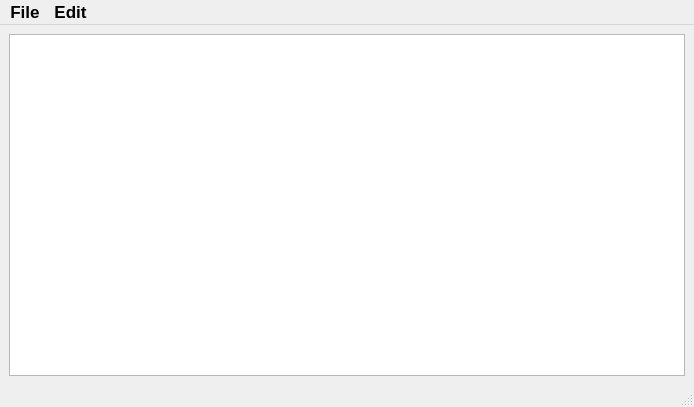
<?xml version="1.0" encoding="UTF-8"?>
<ui version="4.0">
 <class>MainWindow</class>
 <widget class="QMainWindow" name="MainWindow">
  <property name="geometry">
   <rect>
    <x>0</x>
    <y>0</y>
    <width>694</width>
    <height>407</height>
   </rect>
  </property>
  <property name="windowTitle">
   <string>Python Editor</string>
  </property>
  <property name="styleSheet">
   <string notr="true">QToolTip
{
    border: 1px solid #76797C;
    background-color: rgb(90, 102, 117);;
    color: white;
    padding: 5px;
    opacity: 200;
}

QWidget
{
    color: #eff0f1;
    background-color: #31363b;
    selection-background-color:#3daee9;
    selection-color: #eff0f1;
    background-clip: border;
    border-image: none;
    border: 0px transparent black;
    outline: 0;
}

QWidget:item:hover
{
    background-color: #18465d;
    color: #eff0f1;
}

QWidget:item:selected
{
    background-color: #18465d;
}

QCheckBox
{
    spacing: 5px;
    outline: none;
    color: #eff0f1;
    margin-bottom: 2px;
}

QCheckBox:disabled
{
    color: #76797C;
}

QCheckBox::indicator,
QGroupBox::indicator
{
    width: 18px;
    height: 18px;
}
QGroupBox::indicator
{
    margin-left: 2px;
}

QCheckBox::indicator:unchecked
{
    image: url(:/qss_icons/rc/checkbox_unchecked.png);
}

QCheckBox::indicator:unchecked:hover,
QCheckBox::indicator:unchecked:focus,
QCheckBox::indicator:unchecked:pressed,
QGroupBox::indicator:unchecked:hover,
QGroupBox::indicator:unchecked:focus,
QGroupBox::indicator:unchecked:pressed
{
  border: none;
    image: url(:/qss_icons/rc/checkbox_unchecked_focus.png);
}

QCheckBox::indicator:checked
{
    image: url(:/qss_icons/rc/checkbox_checked.png);
}

QCheckBox::indicator:checked:hover,
QCheckBox::indicator:checked:focus,
QCheckBox::indicator:checked:pressed,
QGroupBox::indicator:checked:hover,
QGroupBox::indicator:checked:focus,
QGroupBox::indicator:checked:pressed
{
  border: none;
    image: url(:/qss_icons/rc/checkbox_checked_focus.png);
}


QCheckBox::indicator:indeterminate
{
    image: url(:/qss_icons/rc/checkbox_indeterminate.png);
}

QCheckBox::indicator:indeterminate:focus,
QCheckBox::indicator:indeterminate:hover,
QCheckBox::indicator:indeterminate:pressed
{
    image: url(:/qss_icons/rc/checkbox_indeterminate_focus.png);
}

QCheckBox::indicator:checked:disabled,
QGroupBox::indicator:checked:disabled
{
    image: url(:/qss_icons/rc/checkbox_checked_disabled.png);
}

QCheckBox::indicator:unchecked:disabled,
QGroupBox::indicator:unchecked:disabled
{
    image: url(:/qss_icons/rc/checkbox_unchecked_disabled.png);
}

QRadioButton
{
    spacing: 5px;
    outline: none;
    color: #eff0f1;
    margin-bottom: 2px;
}

QRadioButton:disabled
{
    color: #76797C;
}
QRadioButton::indicator
{
    width: 21px;
    height: 21px;
}

QRadioButton::indicator:unchecked
{
    image: url(:/qss_icons/rc/radio_unchecked.png);
}


QRadioButton::indicator:unchecked:hover,
QRadioButton::indicator:unchecked:focus,
QRadioButton::indicator:unchecked:pressed
{
    border: none;
    outline: none;
    image: url(:/qss_icons/rc/radio_unchecked_focus.png);
}

QRadioButton::indicator:checked
{
    border: none;
    outline: none;
    image: url(:/qss_icons/rc/radio_checked.png);
}

QRadioButton::indicator:checked:hover,
QRadioButton::indicator:checked:focus,
QRadioButton::indicator:checked:pressed
{
    border: none;
    outline: none;
    image: url(:/qss_icons/rc/radio_checked_focus.png);
}

QRadioButton::indicator:checked:disabled
{
    outline: none;
    image: url(:/qss_icons/rc/radio_checked_disabled.png);
}

QRadioButton::indicator:unchecked:disabled
{
    image: url(:/qss_icons/rc/radio_unchecked_disabled.png);
}


QMenuBar
{
    background-color: #31363b;
    color: #eff0f1;
}

QMenuBar::item
{
    background: transparent;
}

QMenuBar::item:selected
{
    background: transparent;
    border: 1px solid #76797C;
}

QMenuBar::item:pressed
{
    border: 1px solid #76797C;
    background-color: #3daee9;
    color: #eff0f1;
    margin-bottom:-1px;
    padding-bottom:1px;
}

QMenu
{
    border: 1px solid #76797C;
    color: #eff0f1;
    margin: 2px;
}

QMenu::icon
{
    margin: 5px;
}

QMenu::item
{
    padding: 5px 30px 5px 30px;
    border: 1px solid transparent; /* reserve space for selection border */
}

QMenu::item:selected
{
    color: #eff0f1;
}

QMenu::separator {
    height: 2px;
    background: lightblue;
    margin-left: 10px;
    margin-right: 5px;
}

QMenu::indicator {
    width: 18px;
    height: 18px;
}

/* non-exclusive indicator = check box style indicator
   (see QActionGroup::setExclusive) */
QMenu::indicator:non-exclusive:unchecked {
    image: url(:/qss_icons/rc/checkbox_unchecked.png);
}

QMenu::indicator:non-exclusive:unchecked:selected {
    image: url(:/qss_icons/rc/checkbox_unchecked_disabled.png);
}

QMenu::indicator:non-exclusive:checked {
    image: url(:/qss_icons/rc/checkbox_checked.png);
}

QMenu::indicator:non-exclusive:checked:selected {
    image: url(:/qss_icons/rc/checkbox_checked_disabled.png);
}

/* exclusive indicator = radio button style indicator (see QActionGroup::setExclusive) */
QMenu::indicator:exclusive:unchecked {
    image: url(:/qss_icons/rc/radio_unchecked.png);
}

QMenu::indicator:exclusive:unchecked:selected {
    image: url(:/qss_icons/rc/radio_unchecked_disabled.png);
}

QMenu::indicator:exclusive:checked {
    image: url(:/qss_icons/rc/radio_checked.png);
}

QMenu::indicator:exclusive:checked:selected {
    image: url(:/qss_icons/rc/radio_checked_disabled.png);
}

QMenu::right-arrow {
    margin: 5px;
    image: url(:/qss_icons/rc/right_arrow.png)
}


QWidget:disabled
{
    color: #454545;
    background-color: #31363b;
}

QAbstractItemView
{
    alternate-background-color: #31363b;
    color: #eff0f1;
    border: 1px solid 3A3939;
    border-radius: 2px;
}

QWidget:focus, QMenuBar:focus
{
    border: 1px solid #3daee9;
}

QTabWidget:focus, QCheckBox:focus, QRadioButton:focus, QSlider:focus
{
    border: none;
}

QLineEdit
{
    background-color: #232629;
    padding: 5px;
    border-style: solid;
    border: 1px solid #76797C;
    border-radius: 2px;
    color: #eff0f1;
}

QAbstractItemView QLineEdit
{
    padding: 0;
}

QGroupBox {
    border:1px solid #76797C;
    border-radius: 2px;
    margin-top: 20px;
}

QGroupBox::title {
    subcontrol-origin: margin;
    subcontrol-position: top center;
    padding-left: 10px;
    padding-right: 10px;
    padding-top: 10px;
}

QAbstractScrollArea
{
    border-radius: 2px;
    border: 1px solid #76797C;
    background-color: transparent;
}

QScrollBar:horizontal
{
    height: 15px;
    margin: 3px 15px 3px 15px;
    border: 1px transparent #2A2929;
    border-radius: 4px;
    background-color: #2A2929;
}

QScrollBar::handle:horizontal
{
    background-color: #605F5F;
    min-width: 5px;
    border-radius: 4px;
}

QScrollBar::add-line:horizontal
{
    margin: 0px 3px 0px 3px;
    border-image: url(:/qss_icons/rc/right_arrow_disabled.png);
    width: 10px;
    height: 10px;
    subcontrol-position: right;
    subcontrol-origin: margin;
}

QScrollBar::sub-line:horizontal
{
    margin: 0px 3px 0px 3px;
    border-image: url(:/qss_icons/rc/left_arrow_disabled.png);
    height: 10px;
    width: 10px;
    subcontrol-position: left;
    subcontrol-origin: margin;
}

QScrollBar::add-line:horizontal:hover,QScrollBar::add-line:horizontal:on
{
    border-image: url(:/qss_icons/rc/right_arrow.png);
    height: 10px;
    width: 10px;
    subcontrol-position: right;
    subcontrol-origin: margin;
}


QScrollBar::sub-line:horizontal:hover, QScrollBar::sub-line:horizontal:on
{
    border-image: url(:/qss_icons/rc/left_arrow.png);
    height: 10px;
    width: 10px;
    subcontrol-position: left;
    subcontrol-origin: margin;
}

QScrollBar::up-arrow:horizontal, QScrollBar::down-arrow:horizontal
{
    background: none;
}


QScrollBar::add-page:horizontal, QScrollBar::sub-page:horizontal
{
    background: none;
}

QScrollBar:vertical
{
    background-color: #2A2929;
    width: 15px;
    margin: 15px 3px 15px 3px;
    border: 1px transparent #2A2929;
    border-radius: 4px;
}

QScrollBar::handle:vertical
{
    background-color: #605F5F;
    min-height: 5px;
    border-radius: 4px;
}

QScrollBar::sub-line:vertical
{
    margin: 3px 0px 3px 0px;
    border-image: url(:/qss_icons/rc/up_arrow_disabled.png);
    height: 10px;
    width: 10px;
    subcontrol-position: top;
    subcontrol-origin: margin;
}

QScrollBar::add-line:vertical
{
    margin: 3px 0px 3px 0px;
    border-image: url(:/qss_icons/rc/down_arrow_disabled.png);
    height: 10px;
    width: 10px;
    subcontrol-position: bottom;
    subcontrol-origin: margin;
}

QScrollBar::sub-line:vertical:hover,QScrollBar::sub-line:vertical:on
{

    border-image: url(:/qss_icons/rc/up_arrow.png);
    height: 10px;
    width: 10px;
    subcontrol-position: top;
    subcontrol-origin: margin;
}


QScrollBar::add-line:vertical:hover, QScrollBar::add-line:vertical:on
{
    border-image: url(:/qss_icons/rc/down_arrow.png);
    height: 10px;
    width: 10px;
    subcontrol-position: bottom;
    subcontrol-origin: margin;
}

QScrollBar::up-arrow:vertical, QScrollBar::down-arrow:vertical
{
    background: none;
}


QScrollBar::add-page:vertical, QScrollBar::sub-page:vertical
{
    background: none;
}

QTextEdit
{
    background-color: #232629;
    color: #eff0f1;
    border: 1px solid #76797C;
}

QPlainTextEdit
{
    background-color: #232629;;
    color: #eff0f1;
    border-radius: 2px;
    border: 1px solid #76797C;
}

QHeaderView::section
{
    background-color: #76797C;
    color: #eff0f1;
    padding: 5px;
    border: 1px solid #76797C;
}

QSizeGrip {
    image: url(:/qss_icons/rc/sizegrip.png);
    width: 12px;
    height: 12px;
}


QMainWindow::separator
{
    background-color: #31363b;
    color: white;
    padding-left: 4px;
    spacing: 2px;
    border: 1px dashed #76797C;
}

QMainWindow::separator:hover
{

    background-color: #787876;
    color: white;
    padding-left: 4px;
    border: 1px solid #76797C;
    spacing: 2px;
}


QMenu::separator
{
    height: 1px;
    background-color: #76797C;
    color: white;
    padding-left: 4px;
    margin-left: 10px;
    margin-right: 5px;
}


QFrame
{
    border-radius: 2px;
    border: 1px solid #76797C;
}

QFrame[frameShape=&quot;0&quot;]
{
    border-radius: 2px;
    border: 1px transparent #76797C;
}

QStackedWidget
{
    border: 1px transparent black;
}

QToolBar {
    border: 1px transparent #393838;
    background: 1px solid #31363b;
    font-weight: bold;
}

QToolBar::handle:horizontal {
    image: url(:/qss_icons/rc/Hmovetoolbar.png);
}
QToolBar::handle:vertical {
    image: url(:/qss_icons/rc/Vmovetoolbar.png);
}
QToolBar::separator:horizontal {
    image: url(:/qss_icons/rc/Hsepartoolbar.png);
}
QToolBar::separator:vertical {
    image: url(:/qss_icons/rc/Vsepartoolbar.png);
}
QToolButton#qt_toolbar_ext_button {
    background: #58595a
}

QPushButton
{
    color: #eff0f1;
    background-color: #31363b;
    border-width: 1px;
    border-color: #76797C;
    border-style: solid;
    padding: 5px;
    border-radius: 2px;
    outline: none;
}

QPushButton:disabled
{
    background-color: #31363b;
    border-width: 1px;
    border-color: #454545;
    border-style: solid;
    padding-top: 5px;
    padding-bottom: 5px;
    padding-left: 10px;
    padding-right: 10px;
    border-radius: 2px;
    color: #454545;
}

QPushButton:focus {
    background-color: #3daee9;
    color: white;
}

QPushButton:pressed
{
    background-color: #3daee9;
    padding-top: -15px;
    padding-bottom: -17px;
}

QComboBox
{
    selection-background-color: #3daee9;
    border-style: solid;
    border: 1px solid #76797C;
    border-radius: 2px;
    padding: 5px;
    min-width: 75px;
}

QPushButton:checked{
    background-color: #76797C;
    border-color: #6A6969;
}

QComboBox:hover,QPushButton:hover,QAbstractSpinBox:hover,QLineEdit:hover,QTextEdit:hover,QPlainTextEdit:hover,QAbstractView:hover,QTreeView:hover
{
    border: 1px solid #3daee9;
    color: #eff0f1;
}

QComboBox:on
{
    padding-top: 3px;
    padding-left: 4px;
    selection-background-color: #4a4a4a;
}

QComboBox QAbstractItemView
{
    background-color: #232629;
    border-radius: 2px;
    border: 1px solid #76797C;
    selection-background-color: #18465d;
}

QComboBox::drop-down
{
    subcontrol-origin: padding;
    subcontrol-position: top right;
    width: 15px;

    border-left-width: 0px;
    border-left-color: darkgray;
    border-left-style: solid;
    border-top-right-radius: 3px;
    border-bottom-right-radius: 3px;
}

QComboBox::down-arrow
{
    image: url(:/qss_icons/rc/down_arrow_disabled.png);
}

QComboBox::down-arrow:on, QComboBox::down-arrow:hover,
QComboBox::down-arrow:focus
{
    image: url(:/qss_icons/rc/down_arrow.png);
}

QAbstractSpinBox {
    padding: 5px;
    border: 1px solid #76797C;
    background-color: #232629;
    color: #eff0f1;
    border-radius: 2px;
    min-width: 75px;
}

QAbstractSpinBox:up-button
{
    background-color: transparent;
    subcontrol-origin: border;
    subcontrol-position: center right;
}

QAbstractSpinBox:down-button
{
    background-color: transparent;
    subcontrol-origin: border;
    subcontrol-position: center left;
}

QAbstractSpinBox::up-arrow,QAbstractSpinBox::up-arrow:disabled,QAbstractSpinBox::up-arrow:off {
    image: url(:/qss_icons/rc/up_arrow_disabled.png);
    width: 10px;
    height: 10px;
}
QAbstractSpinBox::up-arrow:hover
{
    image: url(:/qss_icons/rc/up_arrow.png);
}


QAbstractSpinBox::down-arrow,QAbstractSpinBox::down-arrow:disabled,QAbstractSpinBox::down-arrow:off
{
    image: url(:/qss_icons/rc/down_arrow_disabled.png);
    width: 10px;
    height: 10px;
}
QAbstractSpinBox::down-arrow:hover
{
    image: url(:/qss_icons/rc/down_arrow.png);
}


QLabel
{
    border: 0px solid black;
}

QTabWidget{
    border: 0px transparent black;
}

QTabWidget::pane {
    border: 1px solid #76797C;
    padding: 5px;
    margin: 0px;
}

QTabWidget::tab-bar {
    left: 5px; /* move to the right by 5px */
}

QTabBar
{
    qproperty-drawBase: 0;
    border-radius: 3px;
}

QTabBar:focus
{
    border: 0px transparent black;
}

QTabBar::close-button  {
    image: url(:/qss_icons/rc/close.png);
    background: transparent;
}

QTabBar::close-button:hover
{
    image: url(:/qss_icons/rc/close-hover.png);
    background: transparent;
}

QTabBar::close-button:pressed {
    image: url(:/qss_icons/rc/close-pressed.png);
    background: transparent;
}

/* TOP TABS */
QTabBar::tab:top {
    color: #eff0f1;
    border: 1px solid #76797C;
    border-bottom: 1px transparent black;
    background-color: #31363b;
    padding: 5px;
    min-width: 50px;
    border-top-left-radius: 2px;
    border-top-right-radius: 2px;
}

QTabBar::tab:top:!selected
{
    color: #eff0f1;
    background-color: #54575B;
    border: 1px solid #76797C;
    border-bottom: 1px transparent black;
    border-top-left-radius: 2px;
    border-top-right-radius: 2px;    
}

QTabBar::tab:top:!selected:hover {
    background-color: #3daee9;
}

/* BOTTOM TABS */
QTabBar::tab:bottom {
    color: #eff0f1;
    border: 1px solid #76797C;
    border-top: 1px transparent black;
    background-color: #31363b;
    padding: 5px;
    border-bottom-left-radius: 2px;
    border-bottom-right-radius: 2px;
    min-width: 50px;
}

QTabBar::tab:bottom:!selected
{
    color: #eff0f1;
    background-color: #54575B;
    border: 1px solid #76797C;
    border-top: 1px transparent black;
    border-bottom-left-radius: 2px;
    border-bottom-right-radius: 2px;
}

QTabBar::tab:bottom:!selected:hover {
    background-color: #3daee9;
}

/* LEFT TABS */
QTabBar::tab:left {
    color: #eff0f1;
    border: 1px solid #76797C;
    border-left: 1px transparent black;
    background-color: #31363b;
    padding: 5px;
    border-top-right-radius: 2px;
    border-bottom-right-radius: 2px;
    min-height: 50px;
}

QTabBar::tab:left:!selected
{
    color: #eff0f1;
    background-color: #54575B;
    border: 1px solid #76797C;
    border-left: 1px transparent black;
    border-top-right-radius: 2px;
    border-bottom-right-radius: 2px;
}

QTabBar::tab:left:!selected:hover {
    background-color: #3daee9;
}


/* RIGHT TABS */
QTabBar::tab:right {
    color: #eff0f1;
    border: 1px solid #76797C;
    border-right: 1px transparent black;
    background-color: #31363b;
    padding: 5px;
    border-top-left-radius: 2px;
    border-bottom-left-radius: 2px;
    min-height: 50px;
}

QTabBar::tab:right:!selected
{
    color: #eff0f1;
    background-color: #54575B;
    border: 1px solid #76797C;
    border-right: 1px transparent black;
    border-top-left-radius: 2px;
    border-bottom-left-radius: 2px;
}

QTabBar::tab:right:!selected:hover {
    background-color: #3daee9;
}

QTabBar QToolButton::right-arrow:enabled {
     image: url(:/qss_icons/rc/right_arrow.png);
 }

 QTabBar QToolButton::left-arrow:enabled {
     image: url(:/qss_icons/rc/left_arrow.png);
 }

QTabBar QToolButton::right-arrow:disabled {
     image: url(:/qss_icons/rc/right_arrow_disabled.png);
 }

 QTabBar QToolButton::left-arrow:disabled {
     image: url(:/qss_icons/rc/left_arrow_disabled.png);
 }


QDockWidget {
    background: #31363b;
    border: 1px solid #403F3F;
    titlebar-close-icon: url(:/qss_icons/rc/close.png);
    titlebar-normal-icon: url(:/qss_icons/rc/undock.png);
}

QDockWidget::close-button, QDockWidget::float-button {
    border: 1px solid transparent;
    border-radius: 2px;
    background: transparent;
}

QDockWidget::close-button:hover, QDockWidget::float-button:hover {
    background: rgba(255, 255, 255, 10);
}

QDockWidget::close-button:pressed, QDockWidget::float-button:pressed {
    padding: 1px -1px -1px 1px;
    background: rgba(255, 255, 255, 10);
}

QTreeView, QListView
{
    border: 1px solid #76797C;
    background-color: #232629;
}

QTreeView:branch:selected, QTreeView:branch:hover
{
    background: url(:/qss_icons/rc/transparent.png);
}

QTreeView::branch:has-siblings:!adjoins-item {
    border-image: url(:/qss_icons/rc/transparent.png);
}

QTreeView::branch:has-siblings:adjoins-item {
    border-image: url(:/qss_icons/rc/transparent.png);
}

QTreeView::branch:!has-children:!has-siblings:adjoins-item {
    border-image: url(:/qss_icons/rc/transparent.png);
}

QTreeView::branch:has-children:!has-siblings:closed,
QTreeView::branch:closed:has-children:has-siblings {
    image: url(:/qss_icons/rc/branch_closed.png);
}

QTreeView::branch:open:has-children:!has-siblings,
QTreeView::branch:open:has-children:has-siblings  {
    image: url(:/qss_icons/rc/branch_open.png);
}

QTreeView::branch:has-children:!has-siblings:closed:hover,
QTreeView::branch:closed:has-children:has-siblings:hover {
    image: url(:/qss_icons/rc/branch_closed-on.png);
    }

QTreeView::branch:open:has-children:!has-siblings:hover,
QTreeView::branch:open:has-children:has-siblings:hover  {
    image: url(:/qss_icons/rc/branch_open-on.png);
    }

QListView::item:!selected:hover, QTreeView::item:!selected:hover  {
    background: #18465d;
    outline: 0;
    color: #eff0f1
}

QListView::item:selected:hover, QTreeView::item:selected:hover  {
    background: #287399;
    color: #eff0f1;
}

QSlider::groove:horizontal {
    border: 1px solid #565a5e;
    height: 4px;
    background: #565a5e;
    margin: 0px;
    border-radius: 2px;
}

QSlider::handle:horizontal {
    background: #232629;
    border: 1px solid #565a5e;
    width: 16px;
    height: 16px;
    margin: -8px 0;
    border-radius: 9px;
}

QSlider::groove:vertical {
    border: 1px solid #565a5e;
    width: 4px;
    background: #565a5e;
    margin: 0px;
    border-radius: 3px;
}

QSlider::handle:vertical {
    background: #232629;
    border: 1px solid #565a5e;
    width: 16px;
    height: 16px;
    margin: 0 -8px;
    border-radius: 9px;
}

QToolButton {
    background-color: transparent;
    border: 1px transparent #76797C;
    border-radius: 2px;
    margin: 3px;
    padding: 5px;
}

QToolButton[popupMode=&quot;1&quot;] { /* only for MenuButtonPopup */
 padding-right: 20px; /* make way for the popup button */
 border: 1px #76797C;
 border-radius: 5px;
}

QToolButton[popupMode=&quot;2&quot;] { /* only for InstantPopup */
 padding-right: 10px; /* make way for the popup button */
 border: 1px #76797C;
}


QToolButton:hover, QToolButton::menu-button:hover {
    background-color: transparent;
    border: 1px solid #3daee9;
    padding: 5px;
}

QToolButton:checked, QToolButton:pressed,
        QToolButton::menu-button:pressed {
    background-color: #3daee9;
    border: 1px solid #3daee9;
    padding: 5px;
}

/* the subcontrol below is used only in the InstantPopup or DelayedPopup mode */
QToolButton::menu-indicator {
    image: url(:/qss_icons/rc/down_arrow.png);
    top: -7px; left: -2px; /* shift it a bit */
}

/* the subcontrols below are used only in the MenuButtonPopup mode */
QToolButton::menu-button {
    border: 1px transparent #76797C;
    border-top-right-radius: 6px;
    border-bottom-right-radius: 6px;
    /* 16px width + 4px for border = 20px allocated above */
    width: 16px;
    outline: none;
}

QToolButton::menu-arrow {
    image: url(:/qss_icons/rc/down_arrow.png);
}

QToolButton::menu-arrow:open {
    border: 1px solid #76797C;
}

QPushButton::menu-indicator  {
    subcontrol-origin: padding;
    subcontrol-position: bottom right;
    left: 8px;
}

QTableView
{
    border: 1px solid #76797C;
    gridline-color: #31363b;
    background-color: #232629;
}


QTableView, QHeaderView
{
    border-radius: 0px;
}

QTableView::item:pressed, QListView::item:pressed, QTreeView::item:pressed  {
    background: #18465d;
    color: #eff0f1;
}

QTableView::item:selected:active, QTreeView::item:selected:active, QListView::item:selected:active  {
    background: #287399;
    color: #eff0f1;
}


QHeaderView
{
    background-color: #31363b;
    border: 1px transparent;
    border-radius: 0px;
    margin: 0px;
    padding: 0px;

}

QHeaderView::section  {
    background-color: #31363b;
    color: #eff0f1;
    padding: 5px;
    border: 1px solid #76797C;
    border-radius: 0px;
    text-align: center;
}

QHeaderView::section::vertical::first, QHeaderView::section::vertical::only-one
{
    border-top: 1px solid #76797C;
}

QHeaderView::section::vertical
{
    border-top: transparent;
}

QHeaderView::section::horizontal::first, QHeaderView::section::horizontal::only-one
{
    border-left: 1px solid #76797C;
}

QHeaderView::section::horizontal
{
    border-left: transparent;
}


QHeaderView::section:checked
 {
    color: white;
    background-color: #334e5e;
 }

 /* style the sort indicator */
QHeaderView::down-arrow {
    image: url(:/qss_icons/rc/down_arrow.png);
}

QHeaderView::up-arrow {
    image: url(:/qss_icons/rc/up_arrow.png);
}


QTableCornerButton::section {
    background-color: #31363b;
    border: 1px transparent #76797C;
    border-radius: 0px;
}

QToolBox  {
    padding: 5px;
    border: 1px transparent black;
}

QToolBox::tab {
    color: #eff0f1;
    background-color: #31363b;
    border: 1px solid #76797C;
    border-bottom: 1px transparent #31363b;
    border-top-left-radius: 5px;
    border-top-right-radius: 5px;
}

QToolBox::tab:selected { /* italicize selected tabs */
    font: italic;
    background-color: #31363b;
    border-color: #3daee9;
 }

QStatusBar::item {
    border: 0px transparent dark;
 }


QFrame[height=&quot;3&quot;], QFrame[width=&quot;3&quot;] {
    background-color: #76797C;
}


QSplitter::handle {
    border: 1px dashed #76797C;
}

QSplitter::handle:hover {
    background-color: #787876;
    border: 1px solid #76797C;
}

QSplitter::handle:horizontal {
    width: 1px;
}

QSplitter::handle:vertical {
    height: 1px;
}

QProgressBar {
    border: 1px solid #76797C;
    border-radius: 5px;
    text-align: center;
}

QProgressBar::chunk {
    background-color: #05B8CC;
}

QDateEdit
{
    selection-background-color: #3daee9;
    border-style: solid;
    border: 1px solid #3375A3;
    border-radius: 2px;
    padding: 1px;
    min-width: 75px;
}

QDateEdit:on
{
    padding-top: 3px;
    padding-left: 4px;
    selection-background-color: #4a4a4a;
}

QDateEdit QAbstractItemView
{
    background-color: #232629;
    border-radius: 2px;
    border: 1px solid #3375A3;
    selection-background-color: #3daee9;
}

QDateEdit::drop-down
{
    subcontrol-origin: padding;
    subcontrol-position: top right;
    width: 15px;
    border-left-width: 0px;
    border-left-color: darkgray;
    border-left-style: solid;
    border-top-right-radius: 3px;
    border-bottom-right-radius: 3px;
}

QDateEdit::down-arrow
{
    image: url(:/qss_icons/rc/down_arrow_disabled.png);
}

QDateEdit::down-arrow:on, QDateEdit::down-arrow:hover,
QDateEdit::down-arrow:focus
{
    image: url(:/qss_icons/rc/down_arrow.png);
}</string>
  </property>
  <widget class="QWidget" name="centralwidget">
   <layout class="QVBoxLayout" name="verticalLayout">
    <item>
     <widget class="QPlainTextEdit" name="plainTextEdit">
      <property name="font">
       <font>
        <pointsize>12</pointsize>
       </font>
      </property>
     </widget>
    </item>
   </layout>
  </widget>
  <widget class="QStatusBar" name="statusbar"/>
  <widget class="QMenuBar" name="menubar">
   <property name="geometry">
    <rect>
     <x>0</x>
     <y>0</y>
     <width>694</width>
     <height>29</height>
    </rect>
   </property>
   <property name="font">
    <font>
     <pointsize>13</pointsize>
     <weight>75</weight>
     <italic>false</italic>
     <bold>true</bold>
     <underline>false</underline>
     <strikeout>false</strikeout>
     <stylestrategy>PreferAntialias</stylestrategy>
    </font>
   </property>
   <property name="contextMenuPolicy">
    <enum>Qt::DefaultContextMenu</enum>
   </property>
   <property name="autoFillBackground">
    <bool>false</bool>
   </property>
   <widget class="QMenu" name="menuOpen">
    <property name="title">
     <string>File</string>
    </property>
    <addaction name="separator"/>
    <addaction name="actionNew_File"/>
    <addaction name="separator"/>
    <addaction name="actionFile"/>
    <addaction name="separator"/>
    <addaction name="actionSave_2"/>
    <addaction name="separator"/>
    <addaction name="actionSave_as"/>
    <addaction name="separator"/>
    <addaction name="actionExit"/>
   </widget>
   <widget class="QMenu" name="menuZoom">
    <property name="title">
     <string>Edit</string>
    </property>
    <addaction name="separator"/>
    <addaction name="actionZoom_in"/>
    <addaction name="separator"/>
    <addaction name="actionZoom_out"/>
    <addaction name="separator"/>
    <addaction name="actionUndo"/>
    <addaction name="separator"/>
    <addaction name="actionRedo"/>
    <addaction name="actionFind"/>
   </widget>
   <addaction name="menuOpen"/>
   <addaction name="menuZoom"/>
  </widget>
  <action name="actionSave">
   <property name="text">
    <string>save</string>
   </property>
  </action>
  <action name="actionExit">
   <property name="text">
    <string>Exit</string>
   </property>
   <property name="font">
    <font>
     <pointsize>13</pointsize>
    </font>
   </property>
  </action>
  <action name="actionSave_2">
   <property name="text">
    <string>Save</string>
   </property>
   <property name="font">
    <font>
     <pointsize>13</pointsize>
    </font>
   </property>
  </action>
  <action name="actionFile">
   <property name="text">
    <string>open</string>
   </property>
   <property name="font">
    <font>
     <pointsize>13</pointsize>
    </font>
   </property>
  </action>
  <action name="actionZoom_in">
   <property name="text">
    <string>zoom in</string>
   </property>
   <property name="font">
    <font>
     <pointsize>13</pointsize>
    </font>
   </property>
  </action>
  <action name="actionZoom_out">
   <property name="text">
    <string>zoom out</string>
   </property>
   <property name="font">
    <font>
     <pointsize>13</pointsize>
    </font>
   </property>
  </action>
  <action name="actionSave_as">
   <property name="text">
    <string>Save as</string>
   </property>
   <property name="font">
    <font>
     <pointsize>13</pointsize>
    </font>
   </property>
  </action>
  <action name="actionNew_File">
   <property name="text">
    <string>New File</string>
   </property>
   <property name="font">
    <font>
     <pointsize>13</pointsize>
    </font>
   </property>
  </action>
  <action name="actionUndo">
   <property name="text">
    <string>undo</string>
   </property>
   <property name="font">
    <font>
     <pointsize>13</pointsize>
    </font>
   </property>
  </action>
  <action name="actionRedo">
   <property name="text">
    <string>redo</string>
   </property>
   <property name="font">
    <font>
     <pointsize>13</pointsize>
    </font>
   </property>
  </action>
  <action name="actionFind">
   <property name="text">
    <string>find</string>
   </property>
  </action>
 </widget>
 <resources/>
 <connections/>
</ui>
